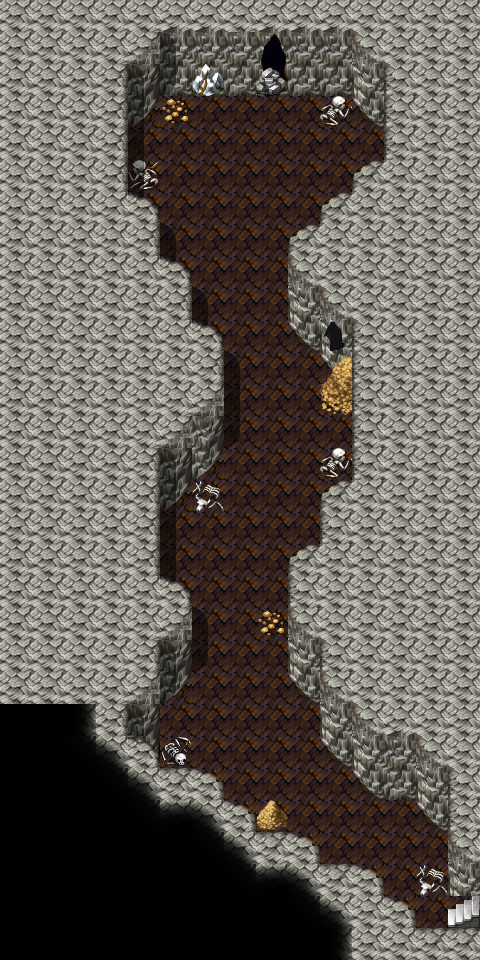

Below is a game level as drawn by its tile map, then a one-line description and the .tmx that defines it (tile-layer data replaced by summaries):
An orthogonal 15x30 tile map with 32x32 px tiles, 7 tile layers (Ground, Objects, Above, Top, ...), 13 hidden layers not drawn, 62 tilesets and 39 objects (14x replace, 11x script, 10x spawn, 4x mapchange).

<map version="1.5" tiledversion="1.7.2" orientation="orthogonal" renderorder="right-down" width="15" height="30" tilewidth="32" tileheight="32" infinite="0" nextlayerid="25" nextobjectid="85">
 <tileset firstgid="1" name="map_bed_1" tilewidth="32" tileheight="32" tilecount="128" columns="16">
  <image source="../drawable/map_bed_1.png" width="512" height="256" />
 </tileset>
 <tileset firstgid="129" name="map_border_1" tilewidth="32" tileheight="32" tilecount="128" columns="16">
  <image source="../drawable/map_border_1.png" width="512" height="256" />
 </tileset>
 <tileset firstgid="257" name="map_bridge_1" tilewidth="32" tileheight="32" tilecount="128" columns="16">
  <image source="../drawable/map_bridge_1.png" width="512" height="256" />
 </tileset>
 <tileset firstgid="385" name="map_bridge_2" tilewidth="32" tileheight="32" tilecount="128" columns="16">
  <image source="../drawable/map_bridge_2.png" width="512" height="256" />
 </tileset>
 <tileset firstgid="513" name="map_broken_1" tilewidth="32" tileheight="32" tilecount="128" columns="16">
  <image source="../drawable/map_broken_1.png" width="512" height="256" />
 </tileset>
 <tileset firstgid="641" name="map_cavewall_1" tilewidth="32" tileheight="32" tilecount="108" columns="18">
  <image source="../drawable/map_cavewall_1.png" width="576" height="192" />
 </tileset>
 <tileset firstgid="749" name="map_cavewall_2" tilewidth="32" tileheight="32" tilecount="108" columns="18">
  <image source="../drawable/map_cavewall_2.png" width="576" height="192" />
 </tileset>
 <tileset firstgid="857" name="map_cavewall_3" tilewidth="32" tileheight="32" tilecount="108" columns="18">
  <image source="../drawable/map_cavewall_3.png" width="576" height="192" />
 </tileset>
 <tileset firstgid="965" name="map_cavewall_4" tilewidth="32" tileheight="32" tilecount="108" columns="18">
  <image source="../drawable/map_cavewall_4.png" width="576" height="192" />
 </tileset>
 <tileset firstgid="1073" name="map_chair_table_1" tilewidth="32" tileheight="32" tilecount="128" columns="16">
  <image source="../drawable/map_chair_table_1.png" width="512" height="256" />
 </tileset>
 <tileset firstgid="1201" name="map_chair_table_2" tilewidth="32" tileheight="32" tilecount="128" columns="16">
  <image source="../drawable/map_chair_table_2.png" width="512" height="256" />
 </tileset>
 <tileset firstgid="1329" name="map_crate_1" tilewidth="32" tileheight="32" tilecount="128" columns="16">
  <image source="../drawable/map_crate_1.png" width="512" height="256" />
 </tileset>
 <tileset firstgid="1457" name="map_cupboard_1" tilewidth="32" tileheight="32" tilecount="128" columns="16">
  <image source="../drawable/map_cupboard_1.png" width="512" height="256" />
 </tileset>
 <tileset firstgid="1585" name="map_curtain_1" tilewidth="32" tileheight="32" tilecount="128" columns="16">
  <image source="../drawable/map_curtain_1.png" width="512" height="256" />
 </tileset>
 <tileset firstgid="1713" name="map_entrance_1" tilewidth="32" tileheight="32" tilecount="128" columns="16">
  <image source="../drawable/map_entrance_1.png" width="512" height="256" />
 </tileset>
 <tileset firstgid="1841" name="map_entrance_2" tilewidth="32" tileheight="32" tilecount="128" columns="16">
  <image source="../drawable/map_entrance_2.png" width="512" height="256" />
 </tileset>
 <tileset firstgid="1969" name="map_fence_1" tilewidth="32" tileheight="32" tilecount="128" columns="16">
  <image source="../drawable/map_fence_1.png" width="512" height="256" />
 </tileset>
 <tileset firstgid="2097" name="map_fence_2" tilewidth="32" tileheight="32" tilecount="128" columns="16">
  <image source="../drawable/map_fence_2.png" width="512" height="256" />
 </tileset>
 <tileset firstgid="2225" name="map_fence_3" tilewidth="32" tileheight="32" tilecount="128" columns="16">
  <image source="../drawable/map_fence_3.png" width="512" height="256" />
 </tileset>
 <tileset firstgid="2353" name="map_fence_4" tilewidth="32" tileheight="32" tilecount="128" columns="16">
  <image source="../drawable/map_fence_4.png" width="512" height="256" />
 </tileset>
 <tileset firstgid="2481" name="map_ground_1" tilewidth="32" tileheight="32" tilecount="128" columns="16">
  <image source="../drawable/map_ground_1.png" width="512" height="256" />
 </tileset>
 <tileset firstgid="2609" name="map_ground_2" tilewidth="32" tileheight="32" tilecount="128" columns="16">
  <image source="../drawable/map_ground_2.png" width="512" height="256" />
 </tileset>
 <tileset firstgid="2737" name="map_ground_3" tilewidth="32" tileheight="32" tilecount="128" columns="16">
  <image source="../drawable/map_ground_3.png" width="512" height="256" />
 </tileset>
 <tileset firstgid="2865" name="map_ground_4" tilewidth="32" tileheight="32" tilecount="128" columns="16">
  <image source="../drawable/map_ground_4.png" width="512" height="256" />
 </tileset>
 <tileset firstgid="2993" name="map_ground_5" tilewidth="32" tileheight="32" tilecount="128" columns="16">
  <image source="../drawable/map_ground_5.png" width="512" height="256" />
 </tileset>
 <tileset firstgid="3121" name="map_ground_6" tilewidth="32" tileheight="32" tilecount="128" columns="16">
  <image source="../drawable/map_ground_6.png" width="512" height="256" />
 </tileset>
 <tileset firstgid="3249" name="map_ground_7" tilewidth="32" tileheight="32" tilecount="128" columns="16">
  <image source="../drawable/map_ground_7.png" width="512" height="256" />
 </tileset>
 <tileset firstgid="3377" name="map_ground_8" tilewidth="32" tileheight="32" tilecount="128" columns="16">
  <image source="../drawable/map_ground_8.png" width="512" height="256" />
 </tileset>
 <tileset firstgid="3505" name="map_house_1" tilewidth="32" tileheight="32" tilecount="128" columns="16">
  <image source="../drawable/map_house_1.png" width="512" height="256" />
 </tileset>
 <tileset firstgid="3633" name="map_house_2" tilewidth="32" tileheight="32" tilecount="128" columns="16">
  <image source="../drawable/map_house_2.png" width="512" height="256" />
 </tileset>
 <tileset firstgid="3761" name="map_indoor_1" tilewidth="32" tileheight="32" tilecount="128" columns="16">
  <image source="../drawable/map_indoor_1.png" width="512" height="256" />
 </tileset>
 <tileset firstgid="3889" name="map_indoor_2" tilewidth="32" tileheight="32" tilecount="128" columns="16">
  <image source="../drawable/map_indoor_2.png" width="512" height="256" />
 </tileset>
 <tileset firstgid="4017" name="map_kitchen_1" tilewidth="32" tileheight="32" tilecount="128" columns="16">
  <image source="../drawable/map_kitchen_1.png" width="512" height="256" />
 </tileset>
 <tileset firstgid="4145" name="map_outdoor_1" tilewidth="32" tileheight="32" tilecount="128" columns="16">
  <image source="../drawable/map_outdoor_1.png" width="512" height="256" />
 </tileset>
 <tileset firstgid="4273" name="map_pillar_1" tilewidth="32" tileheight="32" tilecount="128" columns="16">
  <image source="../drawable/map_pillar_1.png" width="512" height="256" />
 </tileset>
 <tileset firstgid="4401" name="map_pillar_2" tilewidth="32" tileheight="32" tilecount="128" columns="16">
  <image source="../drawable/map_pillar_2.png" width="512" height="256" />
 </tileset>
 <tileset firstgid="4529" name="map_plant_1" tilewidth="32" tileheight="32" tilecount="128" columns="16">
  <image source="../drawable/map_plant_1.png" width="512" height="256" />
 </tileset>
 <tileset firstgid="4657" name="map_plant_2" tilewidth="32" tileheight="32" tilecount="128" columns="16">
  <image source="../drawable/map_plant_2.png" width="512" height="256" />
 </tileset>
 <tileset firstgid="4785" name="map_rock_1" tilewidth="32" tileheight="32" tilecount="128" columns="16">
  <image source="../drawable/map_rock_1.png" width="512" height="256" />
 </tileset>
 <tileset firstgid="4913" name="map_rock_2" tilewidth="32" tileheight="32" tilecount="128" columns="16">
  <image source="../drawable/map_rock_2.png" width="512" height="256" />
 </tileset>
 <tileset firstgid="5041" name="map_roof_1" tilewidth="32" tileheight="32" tilecount="128" columns="16">
  <image source="../drawable/map_roof_1.png" width="512" height="256" />
 </tileset>
 <tileset firstgid="5169" name="map_roof_2" tilewidth="32" tileheight="32" tilecount="128" columns="16">
  <image source="../drawable/map_roof_2.png" width="512" height="256" />
 </tileset>
 <tileset firstgid="5297" name="map_roof_3" tilewidth="32" tileheight="32" tilecount="128" columns="16">
  <image source="../drawable/map_roof_3.png" width="512" height="256" />
 </tileset>
 <tileset firstgid="5425" name="map_shop_1" tilewidth="32" tileheight="32" tilecount="128" columns="16">
  <image source="../drawable/map_shop_1.png" width="512" height="256" />
 </tileset>
 <tileset firstgid="5553" name="map_sign_ladder_1" tilewidth="32" tileheight="32" tilecount="128" columns="16">
  <image source="../drawable/map_sign_ladder_1.png" width="512" height="256" />
 </tileset>
 <tileset firstgid="5681" name="map_table_1" tilewidth="32" tileheight="32" tilecount="128" columns="16">
  <image source="../drawable/map_table_1.png" width="512" height="256" />
 </tileset>
 <tileset firstgid="5809" name="map_trail_1" tilewidth="32" tileheight="32" tilecount="128" columns="16">
  <image source="../drawable/map_trail_1.png" width="512" height="256" />
 </tileset>
 <tileset firstgid="5937" name="map_transition_1" tilewidth="32" tileheight="32" tilecount="128" columns="16">
  <image source="../drawable/map_transition_1.png" width="512" height="256" />
 </tileset>
 <tileset firstgid="6065" name="map_transition_2" tilewidth="32" tileheight="32" tilecount="128" columns="16">
  <image source="../drawable/map_transition_2.png" width="512" height="256" />
 </tileset>
 <tileset firstgid="6193" name="map_transition_3" tilewidth="32" tileheight="32" tilecount="128" columns="16">
  <image source="../drawable/map_transition_3.png" width="512" height="256" />
 </tileset>
 <tileset firstgid="6321" name="map_transition_4" tilewidth="32" tileheight="32" tilecount="128" columns="16">
  <image source="../drawable/map_transition_4.png" width="512" height="256" />
 </tileset>
 <tileset firstgid="6449" name="map_transition_5" tilewidth="32" tileheight="32" tilecount="128" columns="16">
  <image source="../drawable/map_transition_5.png" width="512" height="256" />
 </tileset>
 <tileset firstgid="6577" name="map_tree_1" tilewidth="32" tileheight="32" tilecount="128" columns="16">
  <image source="../drawable/map_tree_1.png" width="512" height="256" />
 </tileset>
 <tileset firstgid="6705" name="map_tree_2" tilewidth="32" tileheight="32" tilecount="128" columns="16">
  <image source="../drawable/map_tree_2.png" width="512" height="256" />
 </tileset>
 <tileset firstgid="6833" name="map_wall_1" tilewidth="32" tileheight="32" tilecount="128" columns="16">
  <image source="../drawable/map_wall_1.png" width="512" height="256" />
 </tileset>
 <tileset firstgid="6961" name="map_wall_2" tilewidth="32" tileheight="32" tilecount="120" columns="15">
  <image source="../drawable/map_wall_2.png" width="480" height="256" />
 </tileset>
 <tileset firstgid="7081" name="map_wall_3" tilewidth="32" tileheight="32" tilecount="120" columns="15">
  <image source="../drawable/map_wall_3.png" width="480" height="256" />
 </tileset>
 <tileset firstgid="7201" name="map_wall_4" tilewidth="32" tileheight="32" tilecount="120" columns="15">
  <image source="../drawable/map_wall_4.png" width="480" height="256" />
 </tileset>
 <tileset firstgid="7321" name="map_window_1" tilewidth="32" tileheight="32" tilecount="128" columns="16">
  <image source="../drawable/map_window_1.png" width="512" height="256" />
 </tileset>
 <tileset firstgid="7449" name="map_window_2" tilewidth="32" tileheight="32" tilecount="128" columns="16">
  <image source="../drawable/map_window_2.png" width="512" height="256" />
 </tileset>
 <tileset firstgid="7577" name="map_guynmart" tilewidth="32" tileheight="32" tilecount="128" columns="16">
  <image source="../drawable/map_guynmart.png" width="512" height="256" />
 </tileset>
 <tileset firstgid="7705" name="map_ratdom" tilewidth="32" tileheight="32" tilecount="108" columns="18">
  <image source="../drawable/map_ratdom.png" width="576" height="192" />
 </tileset>
 <layer id="1" name="Ground" width="15" height="30">
  <data>[450 cells, 450 non-empty, 17 distinct tile ids]</data>
 </layer>
 <layer id="2" name="Objects" width="15" height="30">
  <data>[450 cells, 80 non-empty, 19 distinct tile ids]</data>
 </layer>
 <layer id="3" name="Above" width="15" height="30">
  <data>[450 cells, 26 non-empty, 5 distinct tile ids]</data>
 </layer>
 <layer id="4" name="Top" width="15" height="30">
  <data>[450 cells, 0 non-empty, 0 distinct tile ids]</data>
 </layer>
 <layer id="5" name="Walkable" width="15" height="30" visible="0">
  <data>[450 cells, 346 non-empty, 1 distinct tile ids]</data>
 </layer>
 <layer id="21" name="Objects_2" width="15" height="30" visible="0">
  <data>[450 cells, 1 non-empty, 1 distinct tile ids]</data>
 </layer>
 <layer id="22" name="Objects_3" width="15" height="30">
  <data>[450 cells, 2 non-empty, 2 distinct tile ids]</data>
 </layer>
 <layer id="24" name="Above_3" width="15" height="30">
  <data>[450 cells, 1 non-empty, 1 distinct tile ids]</data>
 </layer>
 <layer id="20" name="Objects_9" width="15" height="30" visible="0">
  <data>[450 cells, 7 non-empty, 7 distinct tile ids]</data>
 </layer>
 <layer id="23" name="Above_9" width="15" height="30" visible="0">
  <data>[450 cells, 3 non-empty, 3 distinct tile ids]</data>
 </layer>
 <layer id="6" name="Light10" width="15" height="30" visible="0">
  <data>[450 cells, 450 non-empty, 1 distinct tile ids]</data>
 </layer>
 <layer id="7" name="Light1" width="15" height="30" visible="0">
  <data>[450 cells, 351 non-empty, 9 distinct tile ids]</data>
 </layer>
 <layer id="8" name="Light2" width="15" height="30" visible="0">
  <data>[450 cells, 361 non-empty, 8 distinct tile ids]</data>
 </layer>
 <layer id="9" name="Light3" width="15" height="30" visible="0">
  <data>[450 cells, 332 non-empty, 6 distinct tile ids]</data>
 </layer>
 <layer id="10" name="Light4" width="15" height="30" visible="0">
  <data>[450 cells, 330 non-empty, 6 distinct tile ids]</data>
 </layer>
 <layer id="11" name="Light5" width="15" height="30" visible="0">
  <data>[450 cells, 285 non-empty, 10 distinct tile ids]</data>
 </layer>
 <layer id="12" name="Light6" width="15" height="30" visible="0">
  <data>[450 cells, 238 non-empty, 10 distinct tile ids]</data>
 </layer>
 <layer id="13" name="Light7" width="15" height="30" visible="0">
  <data>[450 cells, 231 non-empty, 9 distinct tile ids]</data>
 </layer>
 <layer id="14" name="Light8" width="15" height="30">
  <data>[450 cells, 0 non-empty, 0 distinct tile ids]</data>
 </layer>
 <layer id="15" name="Compass" width="15" height="30" visible="0">
  <data>[450 cells, 450 non-empty, 1 distinct tile ids]</data>
 </layer>
 <objectgroup id="16" name="Mapevents" visible="0">
  <object id="56" name="south2" type="mapchange" x="448" y="896" width="32" height="32">
   <properties>
    <property name="map" value="ratdom_maze_427" />
    <property name="place" value="north1" />
   </properties>
  </object>
  <object id="57" name="south1" type="mapchange" x="0" y="896" width="64" height="64">
   <properties>
    <property name="map" value="ratdom_maze_526" />
    <property name="place" value="north2" />
   </properties>
  </object>
  <object id="58" name="north2" type="mapchange" x="416" y="0" width="64" height="64">
   <properties>
    <property name="map" value="ratdom_maze_507" />
    <property name="place" value="south1" />
   </properties>
  </object>
  <object id="59" name="north1" type="mapchange" x="0" y="0" width="64" height="64">
   <properties>
    <property name="map" value="ratdom_maze_506" />
    <property name="place" value="south2" />
   </properties>
  </object>
  <object id="60" name="ratdom_maze_light4" type="script" x="0" y="0" width="128" height="192">
   <properties>
    <property name="when" value="always" />
   </properties>
  </object>
  <object id="61" name="ratdom_maze_light3" type="script" x="352" y="0" width="128" height="192">
   <properties>
    <property name="when" value="always" />
   </properties>
  </object>
  <object id="62" name="ratdom_maze_light2" type="script" x="0" y="768" width="128" height="192">
   <properties>
    <property name="when" value="always" />
   </properties>
  </object>
  <object id="63" name="ratdom_maze_light1" type="script" x="352" y="768" width="128" height="192">
   <properties>
    <property name="when" value="always" />
   </properties>
  </object>
  <object id="38" name="ratdom_maze_light5" type="script" x="128" y="96" width="224" height="192">
   <properties>
    <property name="when" value="always" />
   </properties>
  </object>
  <object id="39" name="ratdom_maze_light6" type="script" x="128" y="639" width="224" height="256">
   <properties>
    <property name="when" value="always" />
   </properties>
  </object>
  <object id="47" name="ratdom_maze_light7" type="script" x="160" y="288" width="192" height="352">
   <properties>
    <property name="when" value="always" />
   </properties>
  </object>
  <object id="69" name="ratdom_rat_conv1" type="script" x="224" y="320" width="64" height="32" />
  <object id="70" name="ratdom_rat_conv2" type="script" x="224" y="416" width="128" height="32" />
  <object id="71" name="ratdom_rat_conv3" type="script" x="192" y="608" width="96" height="32" />
  <object id="80" name="ratdom_troll_kill" type="script" x="128" y="96" width="256" height="576">
   <properties>
    <property name="when" value="always" />
   </properties>
  </object>
 </objectgroup>
 <objectgroup id="17" name="Spawn" visible="0">
  <object id="50" name="ratdom_rat" type="spawn" x="224" y="0" width="32" height="32" />
  <object id="44" name="cavesnake2" type="spawn" x="160" y="288" width="192" height="416">
   <properties>
    <property name="quantity" value="2" />
    <property name="spawngroup" value="cavesnake2" />
   </properties>
  </object>
  <object id="46" name="ratdom_maze_rat" type="spawn" x="288" y="704" width="128" height="192">
   <properties>
    <property name="quantity" value="1" />
    <property name="spawngroup" value="ratdom_maze_rat" />
   </properties>
  </object>
  <object id="68" name="ratdom_troll_1" type="spawn" x="160" y="96" width="192" height="128">
   <properties>
    <property name="quantity" value="3" />
    <property name="spawngroup" value="ratdom_troll_1" />
   </properties>
  </object>
  <object id="81" name="ratdom_troll_2" type="spawn" x="128" y="98" width="256" height="318">
   <properties>
    <property name="active" value="false" />
    <property name="quantity" value="5" />
    <property name="spawngroup" value="ratdom_troll_2" />
   </properties>
  </object>
  <object id="76" name="ratdom_troll_3" type="spawn" x="128" y="96" width="256" height="672">
   <properties>
    <property name="active" value="false" />
    <property name="quantity" value="8" />
    <property name="spawngroup" value="ratdom_troll_3" />
   </properties>
  </object>
  <object id="77" name="ratdom_troll_4" type="spawn" x="128" y="96" width="256" height="672">
   <properties>
    <property name="active" value="false" />
    <property name="quantity" value="10" />
    <property name="spawngroup" value="ratdom_troll_4" />
   </properties>
  </object>
  <object id="79" name="ratdom_troll_5" type="spawn" x="128" y="96" width="256" height="672">
   <properties>
    <property name="active" value="false" />
    <property name="quantity" value="10" />
    <property name="spawngroup" value="ratdom_troll_5" />
   </properties>
  </object>
  </objectgroup>
 <objectgroup id="18" name="Keys" visible="0" />
 <objectgroup id="19" name="Replace" visible="0">
  <!-- 14 objects omitted --></objectgroup>
</map>
<!-- 16 of 39 objects omitted -->
